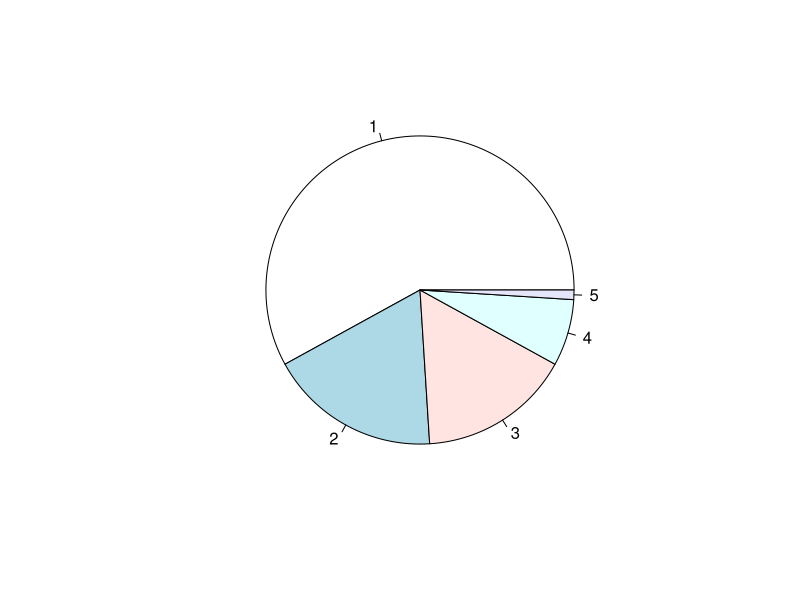
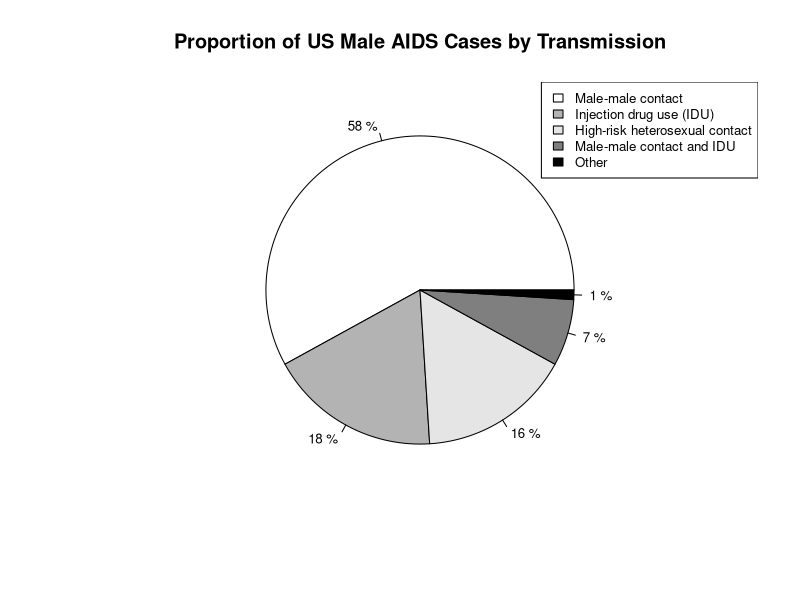
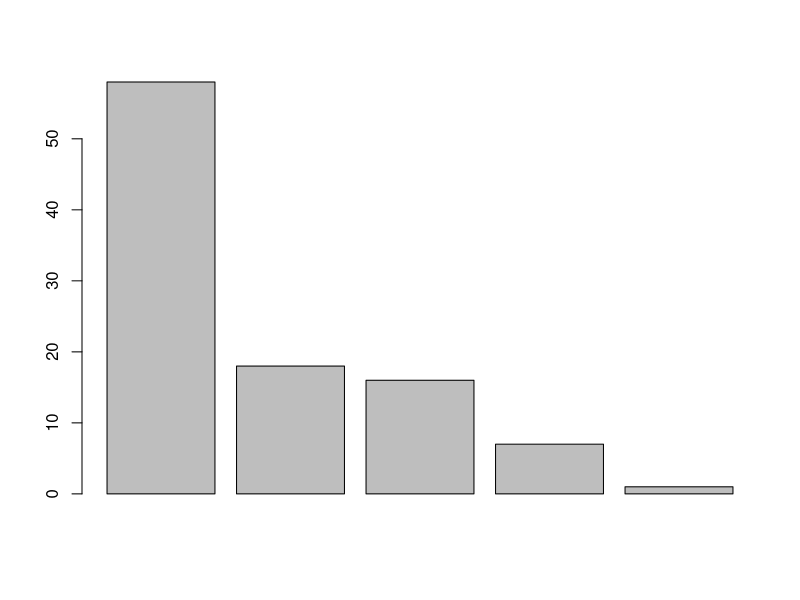
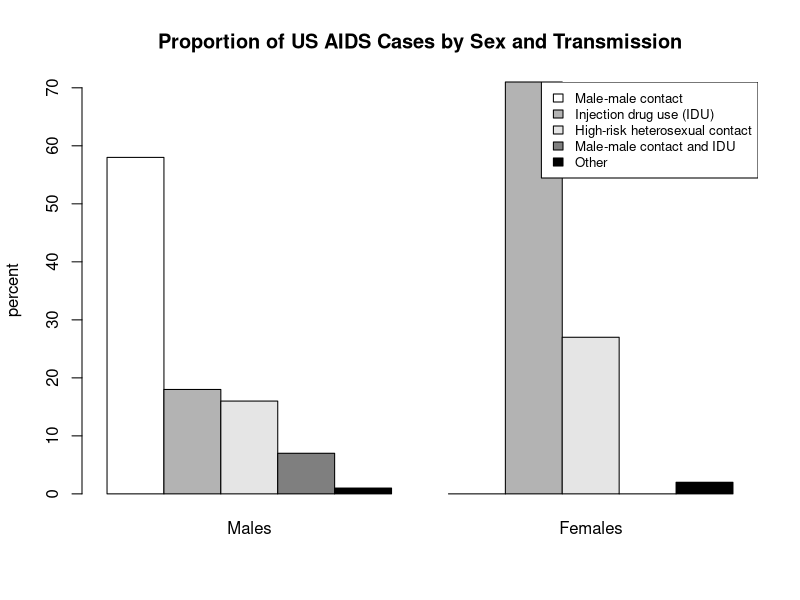
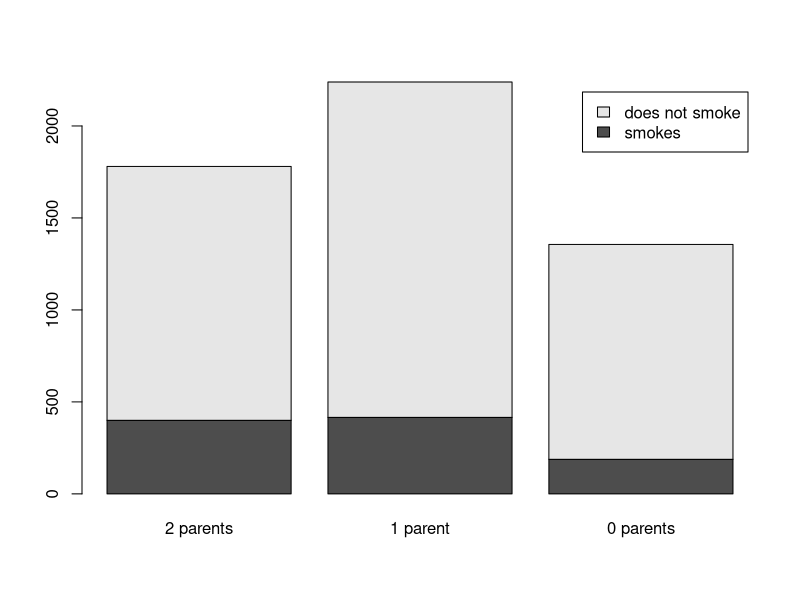
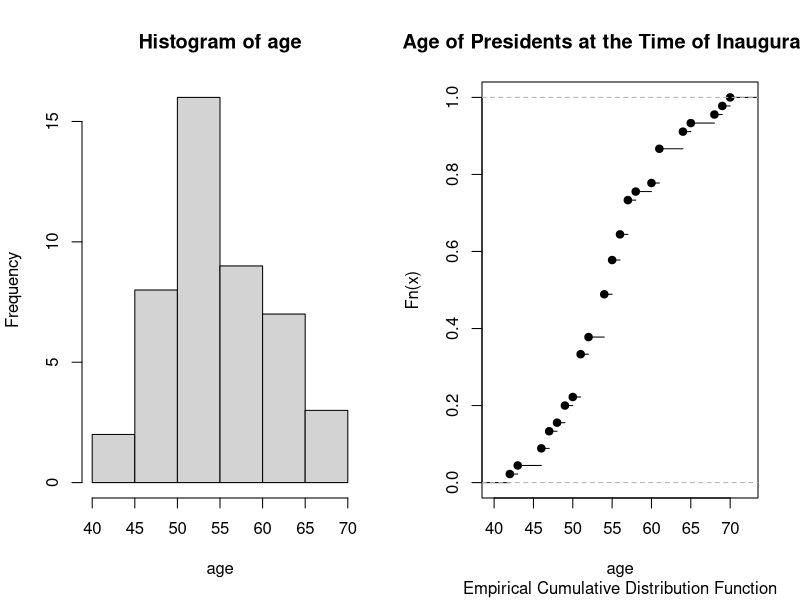
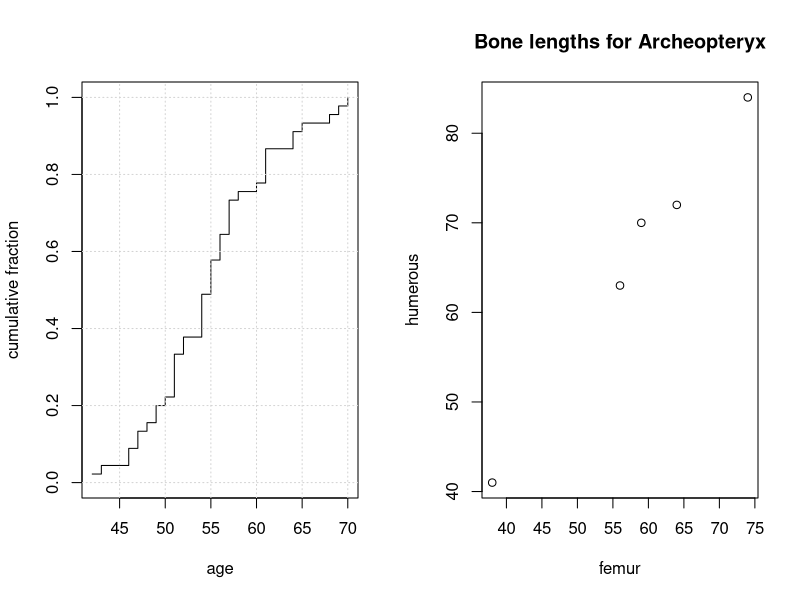

These figures' R source, in order:
## ---- chunk 1
knitr::opts_chunk$set(comment = NA)
## ---- chunk 2
males <- c(58, 18, 16, 7, 1)
pie(males)
## ---- chunk 3
colors <- c("white", "grey70", "grey90", "grey50", "black")
male_labels <- round(males/sum(males) * 100, 1)
male_labels <- paste(male_labels, "%", sep=" ")
pie(males,
    main = "Proportion of US Male AIDS Cases by Transmission",
    col = colors,
    labels = male_labels,
    cex = 0.8
)
legend("topright",
       c("Male-male contact",
         "Injection drug use (IDU)",
         "High-risk heterosexual contact",
         "Male-male contact and IDU",
         "Other"),
       cex = 0.8,
       fill = colors
       )

## ---- chunk 4
barplot(males)
## ---- chunk 5
females <- c(0, 71, 27, 0, 2)
hiv <- array(c(males, females), dim=c(5,2))
barplot(hiv,
        main = "Proportion of US AIDS Cases by Sex and Transmission",
        ylab = "percent",
        beside = TRUE,
        names.arg = c("Males", "Females"),
        col = colors
)
legend("topright",
       c("Male-male contact",
         "Injection drug use (IDU)",
         "High-risk heterosexual contact",
         "Male-male contact and IDU",
         "Other"),
       cex = 0.8,
       fill = colors
)
## ---- chunk 6
smoking <- matrix(c(400, 1380, 416, 1823, 188, 1168), ncol = 3)
colnames(smoking) <- c("2 parents", "1 parent", "0 parents")
rownames(smoking) <- c("smokes", "does not smoke")
smoking
## ---- chunk 7
s <- cbind(t(smoking), rowSums(t(smoking)))
s <- rbind(s, cbind(t(colSums(t(smoking))), sum(smoking)))
s
## ---- chunk 8
knitr::kable(s)
## ---- chunk 9
barplot(smoking, legend = rownames(smoking))
## ---- chunk 10
age <- c(57, 61, 57, 57, 58, 57, 61, 54, 68, 51, 49, 64, 50, 48, 65, 52, 56, 46, 54, 49, 51, 47, 55, 55, 54, 42, 51, 56, 55, 51, 54, 51, 60, 61, 43, 55, 56, 61, 52, 69, 64, 46, 54, 47, 70)
age
ecdf(age)
## ---- chunk 11
par(mfrow = c(1, 2))
hist(age)
plot(ecdf(age), xlab = "age", main = "Age of Presidents at the Time of Inauguration", sub = "Empirical Cumulative Distribution Function")

## ---- chunk 12
plot(sort(age),
     1:length(age)/length(age),
     type = "s",
     xlab = "age",
     ylab = "cumulative fraction",
     ylim = c(0, 1)
)
grid()
## ---- chunk 13
sum(age < 60, na.rm = T) / length(age)
## ---- chunk 14
femur <- c(38, 56, 59, 64, 74)
humerous <- c(41, 63, 70, 72, 84)
plot(femur, humerous, main = "Bone lengths for Archeopteryx")
